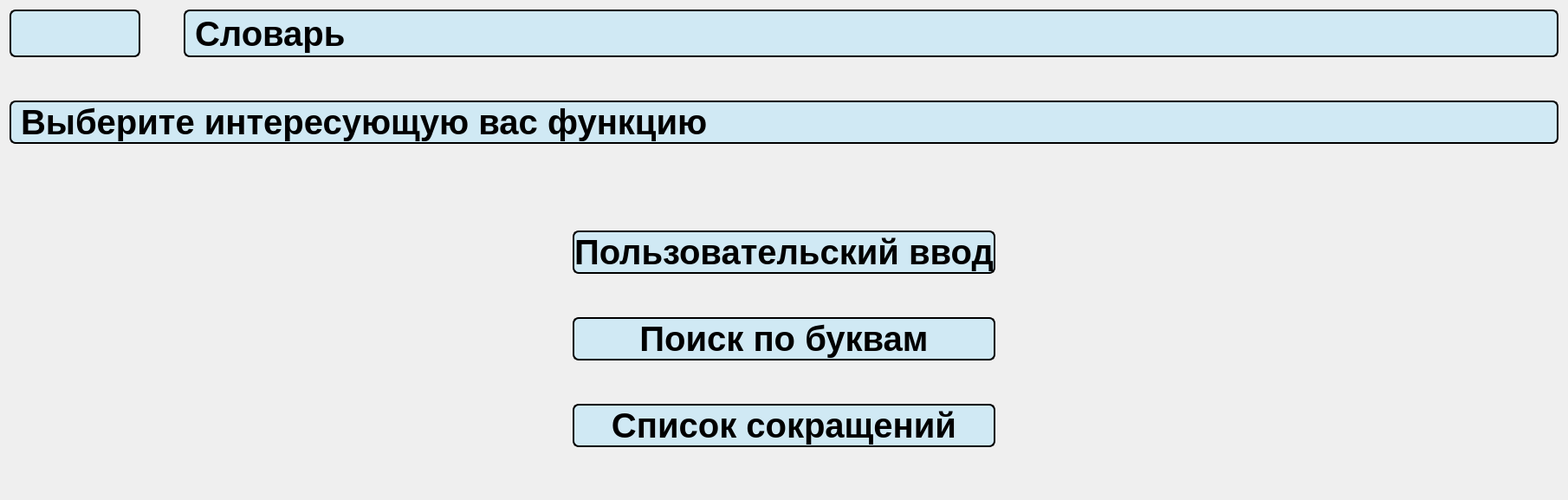
      <widget class="QWidget" name="dictionary">
       <layout class="QVBoxLayout" name="verticalLayout_27">
        <item>
         <layout class="QVBoxLayout" name="verticalLayout_23">
          <item>
           <layout class="QVBoxLayout" name="verticalLayout_26" stretch="1,15">
            <property name="spacing">
             <number>50</number>
            </property>
            <item>
             <layout class="QHBoxLayout" name="horizontalLayout_12" stretch="2,21">
              <item>
               <widget class="QPushButton" name="back_2">
                <property name="sizePolicy">
                 <sizepolicy hsizetype="Expanding" vsizetype="Expanding">
                  <horstretch>0</horstretch>
                  <verstretch>0</verstretch>
                 </sizepolicy>
                </property>
                <property name="font">
                 <font>
                  <family>Comfortaa</family>
                  <pointsize>28</pointsize>
                  <bold>false</bold>
                 </font>
                </property>
                <property name="styleSheet">
                 <string notr="true">QPushButton {
                color: black;
                background-color: rgb(208, 233, 244);
                border: 2px solid black;
                border-radius: 7px;

            }
            QPushButton:hover {
                background-color: #d0dff4;
            } 
			QPushButton:pressed {
            	background-color: #1f6391;
        }</string>
                </property>
                <property name="text">
                 <string/>
                </property>
                <property name="icon">
                 <iconset resource="res_rc.qrc">
                  <normaloff>:/icon/icons/back.svg</normaloff>:/icon/icons/back.svg</iconset>
                </property>
               </widget>
              </item>
              <item>
               <widget class="QLabel" name="label_3">
                <property name="sizePolicy">
                 <sizepolicy hsizetype="Expanding" vsizetype="Expanding">
                  <horstretch>0</horstretch>
                  <verstretch>0</verstretch>
                 </sizepolicy>
                </property>
                <property name="styleSheet">
                 <string notr="true">color: black;
font-weight: bold;
font-size: 40px;
border: 2px solid black;
border-radius: 7px;
qproperty-alignment: 'AlignCenter';
background-color: rgb(208, 233, 244);
</string>
                </property>
                <property name="text">
                 <string>Словарь</string>
                </property>
               </widget>
              </item>
             </layout>
            </item>
            <item>
             <layout class="QVBoxLayout" name="verticalLayout_25" stretch="1,7">
              <item>
               <widget class="QLabel" name="label_21">
                <property name="sizePolicy">
                 <sizepolicy hsizetype="Expanding" vsizetype="Expanding">
                  <horstretch>0</horstretch>
                  <verstretch>0</verstretch>
                 </sizepolicy>
                </property>
                <property name="styleSheet">
                 <string notr="true">color: black;
font-weight: bold;
font-size: 40px;
border: 2px solid black;
border-radius: 7px;
qproperty-alignment: 'AlignCenter';
background-color: rgb(208, 233, 244);
</string>
                </property>
                <property name="text">
                 <string>Выберите интересующую вас функцию</string>
                </property>
               </widget>
              </item>
              <item>
               <layout class="QVBoxLayout" name="verticalLayout_24" stretch="1,1,1">
                <property name="leftMargin">
                 <number>650</number>
                </property>
                <property name="topMargin">
                 <number>50</number>
                </property>
                <property name="rightMargin">
                 <number>650</number>
                </property>
                <property name="bottomMargin">
                 <number>50</number>
                </property>
                <item>
                 <widget class="QPushButton" name="btn_user_search">
                  <property name="sizePolicy">
                   <sizepolicy hsizetype="Expanding" vsizetype="Expanding">
                    <horstretch>0</horstretch>
                    <verstretch>0</verstretch>
                   </sizepolicy>
                  </property>
                  <property name="styleSheet">
                   <string notr="true">QPushButton {
                color: black;
                font-weight: bold;
                font-size:40px;
                background-color: rgb(208, 233, 244);
                border: 2px solid black;
                border-radius: 7px;

            }
            QPushButton:hover {
                background-color: #d0dff4;
            } 
			QPushButton:pressed {
            	background-color: #1f6391;
        }</string>
                  </property>
                  <property name="text">
                   <string>Пользовательский ввод</string>
                  </property>
                 </widget>
                </item>
                <item>
                 <widget class="QPushButton" name="btn_po_bukvam">
                  <property name="sizePolicy">
                   <sizepolicy hsizetype="Expanding" vsizetype="Expanding">
                    <horstretch>0</horstretch>
                    <verstretch>0</verstretch>
                   </sizepolicy>
                  </property>
                  <property name="styleSheet">
                   <string notr="true">QPushButton {
                color: black;
                font-weight: bold;
                font-size:40px;
                background-color: rgb(208, 233, 244);
                border: 2px solid black;
                border-radius: 7px;

            }
            QPushButton:hover {
                background-color: #d0dff4;
            } 
			QPushButton:pressed {
            	background-color: #1f6391;
        }</string>
                  </property>
                  <property name="text">
                   <string>Поиск по буквам</string>
                  </property>
                 </widget>
                </item>
                <item>
                 <widget class="QPushButton" name="btn_sokr_list">
                  <property name="sizePolicy">
                   <sizepolicy hsizetype="Expanding" vsizetype="Expanding">
                    <horstretch>0</horstretch>
                    <verstretch>0</verstretch>
                   </sizepolicy>
                  </property>
                  <property name="styleSheet">
                   <string notr="true">QPushButton {
                color: black;
                font-weight: bold;
                font-size:40px;
                background-color: rgb(208, 233, 244);
                border: 2px solid black;
                border-radius: 7px;

            }
            QPushButton:hover {
                background-color: #d0dff4;
            } 
			QPushButton:pressed {
            	background-color: #1f6391;
        }</string>
                  </property>
                  <property name="text">
                   <string>Список сокращений</string>
                  </property>
                 </widget>
                </item>
               </layout>
              </item>
             </layout>
            </item>
           </layout>
          </item>
         </layout>
        </item>
       </layout>
      </widget>
